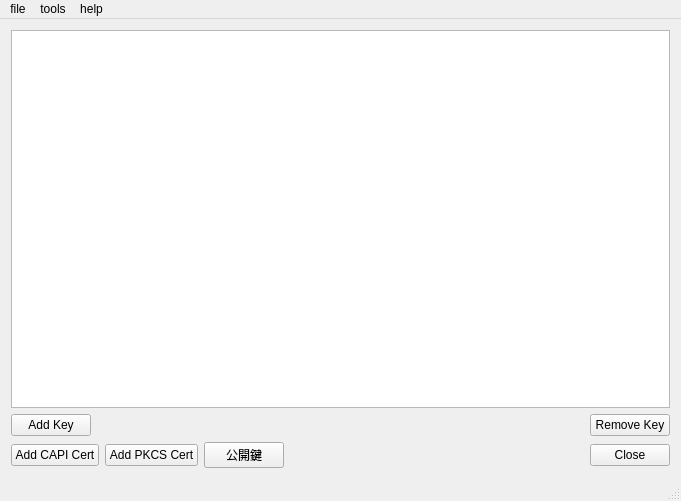
<?xml version="1.0" encoding="UTF-8"?>
<ui version="4.0">
 <class>MainWindow</class>
 <widget class="QMainWindow" name="MainWindow">
  <property name="geometry">
   <rect>
    <x>0</x>
    <y>0</y>
    <width>681</width>
    <height>501</height>
   </rect>
  </property>
  <property name="windowTitle">
   <string>MainWindow</string>
  </property>
  <widget class="QWidget" name="centralWidget">
   <layout class="QVBoxLayout" name="verticalLayout">
    <item>
     <widget class="QTreeView" name="treeView">
      <property name="editTriggers">
       <set>QAbstractItemView::NoEditTriggers</set>
      </property>
      <property name="selectionMode">
       <enum>QAbstractItemView::ExtendedSelection</enum>
      </property>
     </widget>
    </item>
    <item>
     <layout class="QVBoxLayout" name="verticalLayout_2">
      <item>
       <layout class="QHBoxLayout" name="horizontalLayout">
        <item>
         <widget class="QPushButton" name="pushButtonAddKey">
          <property name="text">
           <string>Add Key</string>
          </property>
         </widget>
        </item>
        <item>
         <spacer name="horizontalSpacer_2">
          <property name="orientation">
           <enum>Qt::Horizontal</enum>
          </property>
          <property name="sizeHint" stdset="0">
           <size>
            <width>40</width>
            <height>20</height>
           </size>
          </property>
         </spacer>
        </item>
        <item>
         <widget class="QPushButton" name="pushButtonRemoveKey">
          <property name="toolTip">
           <string/>
          </property>
          <property name="text">
           <string>Remove Key</string>
          </property>
         </widget>
        </item>
       </layout>
      </item>
      <item>
       <layout class="QHBoxLayout" name="horizontalLayout_2">
        <item>
         <widget class="QPushButton" name="pushButton">
          <property name="text">
           <string>Add CAPI Cert</string>
          </property>
         </widget>
        </item>
        <item>
         <widget class="QPushButton" name="pushButton_2">
          <property name="text">
           <string>Add PKCS Cert</string>
          </property>
         </widget>
        </item>
        <item>
         <widget class="QPushButton" name="pushButton_3">
          <property name="text">
           <string>公開鍵</string>
          </property>
         </widget>
        </item>
        <item>
         <spacer name="horizontalSpacer">
          <property name="orientation">
           <enum>Qt::Horizontal</enum>
          </property>
          <property name="sizeHint" stdset="0">
           <size>
            <width>40</width>
            <height>20</height>
           </size>
          </property>
         </spacer>
        </item>
        <item>
         <widget class="QPushButton" name="pushButton_close">
          <property name="sizePolicy">
           <sizepolicy hsizetype="Minimum" vsizetype="Fixed">
            <horstretch>0</horstretch>
            <verstretch>0</verstretch>
           </sizepolicy>
          </property>
          <property name="minimumSize">
           <size>
            <width>0</width>
            <height>0</height>
           </size>
          </property>
          <property name="text">
           <string>Close</string>
          </property>
         </widget>
        </item>
       </layout>
      </item>
     </layout>
    </item>
   </layout>
  </widget>
  <widget class="QMenuBar" name="menuBar">
   <property name="geometry">
    <rect>
     <x>0</x>
     <y>0</y>
     <width>681</width>
     <height>21</height>
    </rect>
   </property>
   <widget class="QMenu" name="menuhelp">
    <property name="title">
     <string>help</string>
    </property>
    <addaction name="actionhelp"/>
    <addaction name="separator"/>
    <addaction name="actionabout"/>
   </widget>
   <widget class="QMenu" name="menufile">
    <property name="title">
     <string>file</string>
    </property>
    <addaction name="actionquit"/>
   </widget>
   <widget class="QMenu" name="menutool">
    <property name="title">
     <string>tools</string>
    </property>
    <addaction name="actionsetting"/>
    <addaction name="actionregedit"/>
   </widget>
   <addaction name="menufile"/>
   <addaction name="menutool"/>
   <addaction name="menuhelp"/>
  </widget>
  <widget class="QStatusBar" name="statusBar"/>
  <action name="actionabout">
   <property name="text">
    <string>about</string>
   </property>
  </action>
  <action name="actionquit">
   <property name="text">
    <string>quit</string>
   </property>
  </action>
  <action name="actionhelp">
   <property name="text">
    <string>help</string>
   </property>
  </action>
  <action name="actionregedit">
   <property name="text">
    <string>regedit</string>
   </property>
  </action>
  <action name="actionsetting">
   <property name="text">
    <string>setting</string>
   </property>
  </action>
 </widget>
 <layoutdefault spacing="6" margin="11"/>
 <resources/>
 <connections/>
</ui>
